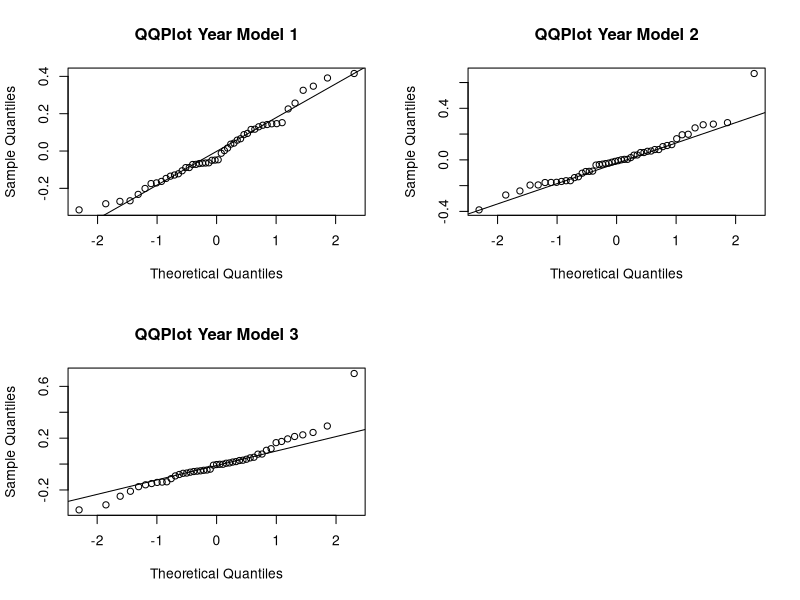

Write R code to recreate this figure. (Note: this script raises an error after producing the figure.)
## ---- chunk 1
knitr::opts_chunk$set(echo = TRUE)
## ---- chunk 2
library(ggplot2)
library(viridis)
library(AER)
library(MASS)
data(Fatalities)
head(Fatalities)
str(Fatalities)
dim(Fatalities)

Fatalities$afatal_rate <- Fatalities$afatal / Fatalities$pop * 10000
## different us regions
south = c("la","ms","al","ga","sc","ar","tx","fl","nc","tn","ar","ok","ky","wv","va")
n_east =  c("me","vt","nh","ma","ny","ri","ct","nj","de","md","pa")

Fatalities$location[Fatalities$state %in% south]  =  "south"
Fatalities$location[Fatalities$state %in% n_east] =  "north east"
Fatalities$location[!(Fatalities$state %in% n_east | Fatalities$state %in% south)]   =  "other"
str(Fatalities$location)
Fatalities$location = as.factor(Fatalities$location)

Fatalities = Fatalities[c("afatal_rate","year", "spirits", "unemp", "income", "emppop", "beertax",    "baptist", "mormon","drinkage","dry","youngdrivers","miles","breath","jail", "service", "milestot", "unempus", "emppopus","gsp", "location")]


#remove the missing value:
Fatalities = Fatalities[-c(which(is.na(Fatalities$jail))),]

fatality.1982 = subset(Fatalities, year == "1982")
fatality.1982$year = NULL

fatality.1985 = subset(Fatalities, year == "1985")
fatality.1985$year = NULL

fatality.1988 = subset(Fatalities, year == "1988")
fatality.1988$year = NULL
## ---- chunk 3
#used get best model fun from model_selection.R file
best.model.1982 = lm(formula = afatal_rate ~ location + miles + dry + jail + spirits, 
    data = fatality.1982)
best.model.1985 = lm(formula = afatal_rate ~ location + income + miles + jail, 
    data = fatality.1985)
best.model.1988 = lm(formula = afatal_rate ~ location + income + baptist, data = fatality.1988)
## ---- chunk 4
plot_qq = function(M, y){
qqnorm(M$residuals, main = sprintf("QQPlot Year %s", y))
qqline(M$residuals)
}
par(mfrow = c(2,2))
plot_qq(best.model.1982, "Model 1")
plot_qq(best.model.1985, "Model 2")
plot_qq(best.model.1988, "Model 3")
## ---- chunk 5
check.normality.assumptions = function(M){
  #qqnorm(M$residuals)
  #qqline(M$residuals)
  the.SWtest = shapiro.test(M$residuals)
  pValue = the.SWtest$p.value
  if (pValue < (0.01|0.05|0.1)){
    bc = boxcox(M,plotit = FALSE)
    lambda = bc$x[which.max(bc$y)]
    lambda #To see the value of lambda, transform to ln(y)
 
  results = list("p-value" = pValue, "lambda" = lambda)
  return(results)
  }
}
check.normality.assumptions(best.model.1982)
check.normality.assumptions(best.model.1985)
check.normality.assumptions(best.model.1988)
## ---- chunk 6
plot_err_vs_fit = function(M,y){
plot(M$fitted.values, M$residuals, main = sprintf("Errors vs.Fitted Values %s", y), xlab = "Fitted Values",ylab = "Errors") 
abline(h = 0,col = "purple")
}
par(mfrow = c(2,2))
plot_err_vs_fit(best.model.1982, "Model 1")
plot_err_vs_fit(best.model.1985, "Model 2")
plot_err_vs_fit(best.model.1988, "Model 3")
## ---- chunk 7
bptest(best.model.1982)
bptest(best.model.1985)
bptest(best.model.1988)
## ---- chunk 8
transformData = function(data){
  data$afatal_rate = log(data$afatal_rate)
  return(data)
}
new.fatality.1988 = transformData(fatality.1988)
head(new.fatality.1988)

## ---- chunk 9
new.best.model.1988 = lm(formula = afatal_rate ~ location + income + miles, data = new.fatality.1988)
shapiro.test(new.best.model.1988$residuals)
bptest(new.best.model.1988)

outliers = function(Model, data){
  ri = rstandard(Model)
  alpha = 0.1
  n = nrow(data) 
  p = length(Model$coefficients)
  cutoff = qt(1-alpha/(2*n), n - p )
  outliers = which(abs(ri) > cutoff)
  return(outliers)
}

outliers(new.best.model.1988, new.fatality.1988)
outliers(best.model.1982,fatality.1982)
outliers(best.model.1985,fatality.1985)

all.values = influence.measures(new.best.model.1988)$infmat
colnames(all.values)
p = new.best.model.1988$coefficients
n = nrow(new.best.model.1988)
lev.DF = which(all.values[,"cook.d"] >qf(0.50,p,n-p))

all.values = influence.measures(best.model.1985)$infmat
lev.DF = which(all.values[,"cook.d"] >qf(0.50,p,n-p))
lev.DF
